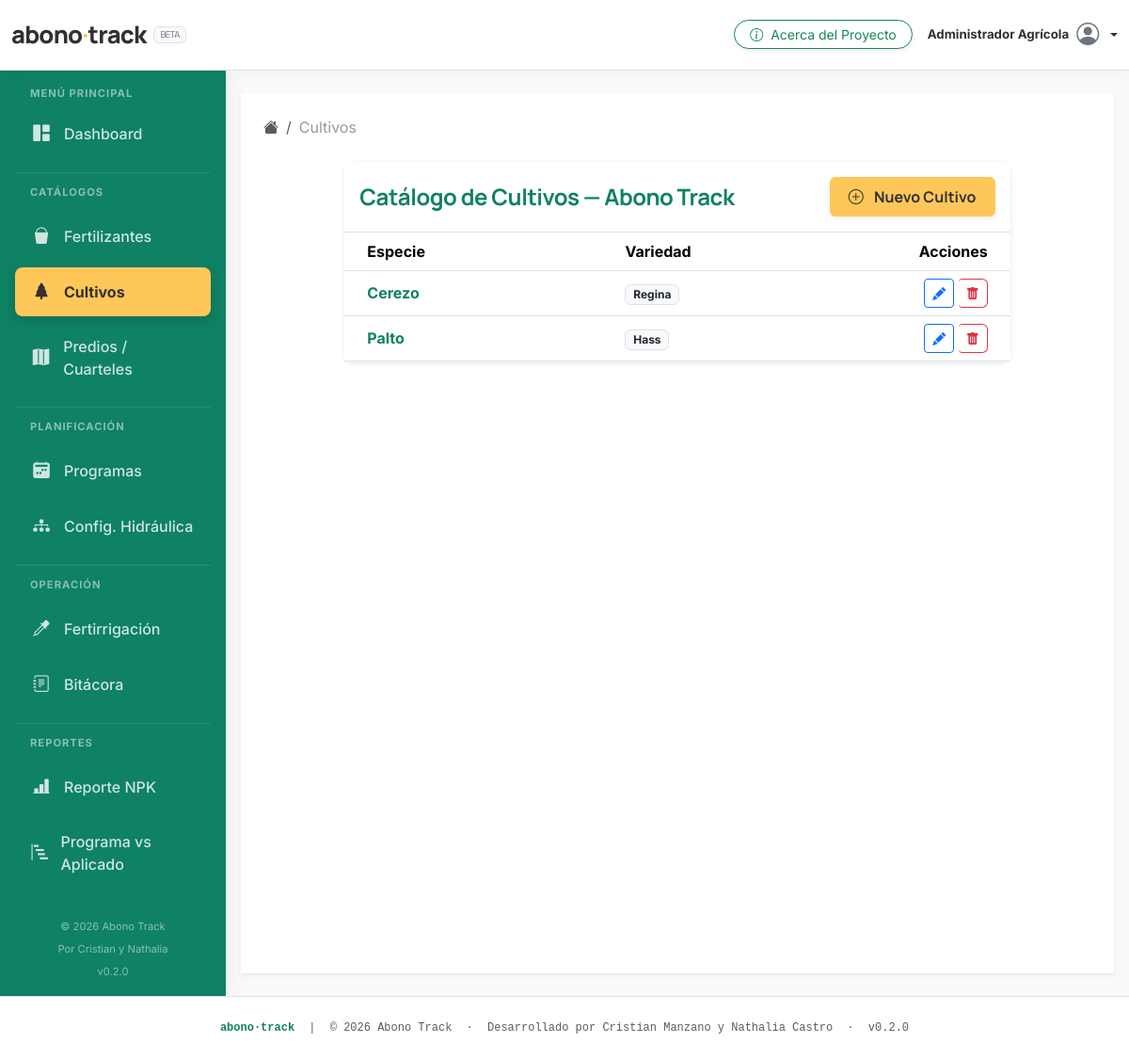
Screenshot of /public/cultivos (signed in) with the database file from the repository.
### tables this page shows
CREATE TABLE IF NOT EXISTS `cultivos` (
  `id` INT UNSIGNED NOT NULL AUTO_INCREMENT,
  `usuario_id` INT UNSIGNED NOT NULL,
  `nombre` VARCHAR(100) NOT NULL,
  `variedad` VARCHAR(100) NOT NULL DEFAULT '',
  `activo` TINYINT(1) NOT NULL DEFAULT 1,
  `created_at` TIMESTAMP NOT NULL DEFAULT CURRENT_TIMESTAMP,
  PRIMARY KEY (`id`),
  INDEX `idx_cultivos_usuario` (`usuario_id`),
  CONSTRAINT `fk_cultivos_usuario` FOREIGN KEY (`usuario_id`) REFERENCES `usuarios`(`id`) ON DELETE CASCADE
);

### app/controllers/CultivosController.php (called while the page is built, shortened)
<?php
class CultivosController extends Controller {
    private $cultivoModel;
    public function __construct() {
        $this->cultivoModel = $this->model('CultivoModel');
    }
    public function index() {
        $data = [
            'titulo'      => 'Catálogo de Cultivos — Abono Track',
            'cultivos'    => $this->cultivoModel->obtenerTodos(),
            'breadcrumbs' => [
                ['label' => 'Cultivos'],
            ],
        ];
        $this->view('cultivos/index', $data);
    }
}
?>

### app/core/App.php (called while the page is built, shortened)
<?php
class App {
    protected $currentMethod     = 'index';
    public function __construct() {
        $url = $this->getUrl();
        if (isset($url[0])) {
            $controllerName = ucwords($url[0]) . 'Controller';
            if (file_exists(APP_ROOT . '/controllers/' . $controllerName . '.php')) {
                unset($url[0]);
            }
        }
        $this->currentController = new $this->currentController();
        $this->params = $url ? array_values($url) : [];
        call_user_func_array([$this->currentController, $this->currentMethod], $this->params);
    }
    public function getUrl() {
        if (isset($_GET['url'])) {
            $url = rtrim($_GET['url'], '/');
            $url = filter_var($url, FILTER_SANITIZE_URL);
            $url = explode('/', $url);
            return $url;
        }
        return [];
    }
}
?>

### public/index.php (called while the page is built, shortened)
<?php
require_once '../app/core/SessionHelper.php';
spl_autoload_register(function ($className) {
    $file = '../app/core/' . $className . '.php';
});
$app = new App;
?>

### app/core/Database.php (called while the page is built, shortened)
<?php
class Database {
    private $host   = DB_HOST;
    private $user   = DB_USER;
    private $pass   = DB_PASS;
    private $dbname = DB_NAME;
    private $dbh;
    private $stmt;
    private static $instance = null;
    private function __construct() {
        $dsn = 'mysql:host=' . $this->host . ';dbname=' . $this->dbname;
        $options = [
            PDO::ATTR_PERSISTENT         => true,
            PDO::ATTR_ERRMODE            => PDO::ERRMODE_EXCEPTION,
            PDO::ATTR_DEFAULT_FETCH_MODE => PDO::FETCH_OBJ,
            PDO::MYSQL_ATTR_INIT_COMMAND => 'SET NAMES utf8mb4',
        ];
        try {
            $this->dbh = new PDO($dsn, $this->user, $this->pass, $options);
        } catch (PDOException $e) {
            $this->error = $e->getMessage();
            die('Error de conexión a la base de datos.');
        }
    }
    public static function getInstance() {
        if (self::$instance === null) {
            self::$instance = new Database();
        }
        return self::$instance;
    }
    public function query($sql) {
        $this->stmt = $this->dbh->prepare($sql);
    }
    public function bind($param, $value, $type = null) {
        if (is_null($type)) {
            switch (true) {
                case is_int($value):  $type = PDO::PARAM_INT;  break;
            }
        }
        $this->stmt->bindValue($param, $value, $type);
    }
    public function execute() {
        return $this->stmt->execute();
    }
    public function resultSet() {
        $this->execute();
        return $this->stmt->fetchAll();
    }
}
?>

### app/models/CultivoModel.php (called while the page is built, shortened)
<?php
class CultivoModel {
    private $db;
    private $usuario_id;
    public function __construct($db, $usuario_id) {
        $this->db         = $db;
        $this->usuario_id = $usuario_id;
    }
    public function obtenerTodos() {
        $sql = "SELECT * FROM cultivos
                WHERE usuario_id = :usuario_id
                ORDER BY nombre ASC, variedad ASC";
        $this->db->query($sql);
        $this->db->bind(':usuario_id', $this->usuario_id);
        return $this->db->resultSet();
    }
}
?>

### app/core/SessionHelper.php (called while the page is built, shortened)
<?php
class SessionHelper {
    public static function getUserId() {
        return $_SESSION['usuario_id'] ?? null;
    }
}
?>

### app/views/cultivos/index.php (the view, shortened to what this page needs)
<div class="container-fluid mt-4">
    <div class="row">
        <div class="col-md-10 mx-auto">
            <div class="card shadow-sm">
                <div class="card-header d-flex justify-content-between align-items-center bg-white py-3">
                    <h4 class="mb-0 text-primary-dark-green fw-bold"><?php echo $data['titulo']; ?></h4>
                    <a href="<?php echo URL_ROOT; ?>/cultivos/form" class="btn btn-accent-calendula shadow-sm">
                        <i class="bi bi-plus-circle me-2"></i> Nuevo Cultivo
                    </a>
                </div>
                <div class="card-body p-0">
                    <div class="table-responsive">
                        <table class="table table-hover align-middle mb-0">
                            <thead class="bg-light">
                                <tr>
                                    <th class="ps-4">Especie</th>
                                    <th>Variedad</th>
                                    <th class="text-end pe-4" style="width: 150px;">Acciones</th>
                                </tr>
                            </thead>
                            <tbody>
                                <?php if (empty($data['cultivos'])): ?>
                                    <tr>
                                        <td colspan="3" class="text-center py-5 text-muted">
                                            <i class="bi bi-tree fs-1 d-block mb-2 opacity-50"></i>
                                            No hay cultivos registrados.
                                        </td>
                                    </tr>
                                <?php else: ?>
                                    <?php foreach($data['cultivos'] as $c): ?>
                                    <tr>
                                        <td class="ps-4 fw-bold text-primary-dark-green"><?php echo htmlspecialchars($c->nombre); ?></td>
                                        <td>
                                            <?php if(!empty($c->variedad)): ?>
                                                <span class="badge bg-light text-dark border"><?php echo htmlspecialchars($c->variedad); ?></span>
                                            <?php else: ?>
                                                <span class="text-muted small">-</span>
                                            <?php endif; ?>
                                        </td>
                                        <td class="text-end pe-4">
                                            <a href="<?php echo URL_ROOT; ?>/cultivos/form/<?php echo $c->id; ?>" class="btn btn-outline-primary btn-sm" title="Editar">
                                                <i class="bi bi-pencil-fill"></i>
                                            </a>
                                            <form action="<?php echo URL_ROOT; ?>/cultivos/eliminar/<?php echo $c->id; ?>" method="POST" class="d-inline" onsubmit="return confirm('¿Desea desactivar este cultivo?');">
                                                <button type="submit" class="btn btn-outline-danger btn-sm border-start-0 rounded-end ms-0" title="Desactivar">
                                                    <i class="bi bi-trash-fill"></i>
                                                </button>
                                            </form>
                                        </td>
                                    </tr>
                                    <?php endforeach; ?>
                                <?php endif; ?>
                            </tbody>
                        </table>
                    </div>
                </div>
            </div>
        </div>
    </div>
</div>

### public/css/style.css (style rules this page uses)
:root { --ryzoma-charcoal: #313131; --ryzoma-beige: #F9F9F7; --ryzoma-yellow: #FFC759; --ryzoma-white: #FFFFFF; --ryzoma-grey-mid: #E0E0E0; --ryzoma-grey-light:#F5F5F5; --vertical-agro: #0f8164; --vertical-water: #7EC4CF; --vertical-alert: #F4511E; --vertical-pale: #e8f5e9; --color-bg-body: var(--ryzoma-beige); --color-text-main: var(--ryzoma-charcoal); --color-navbar-bg: var(--ryzoma-white); --color-sidebar-bg: var(--vertical-agro); --color-primary-cta: var(--ryzoma-yellow); }
body { font-family: 'Inter', sans-serif; background-color: var(--color-bg-body); color: var(--color-text-main); -webkit-font-smoothing: antialiased; }
h1, h2, h3, h4, h5, h6, .brand-font { font-family: 'Manrope', sans-serif; font-weight: 700; letter-spacing: -0.02em; color: var(--ryzoma-charcoal); }
a { text-decoration: none; transition: all 0.2s ease; }
.btn-accent-calendula { background-color: var(--color-primary-cta); border-color: var(--color-primary-cta); color: var(--ryzoma-charcoal); font-weight: 700; font-family: 'Manrope', sans-serif; padding: 0.5rem 1.2rem; }
.card { border: 1px solid rgba(0,0,0,0.04); box-shadow: 0 4px 24px rgba(0,0,0,0.04); border-radius: 0.75rem; background-color: var(--ryzoma-white); }
.card-header { background-color: transparent; border-bottom: 1px solid var(--ryzoma-grey-mid); font-family: 'Manrope', sans-serif; font-weight: 600; }
.text-primary-dark-green { color: var(--vertical-agro) !important; }

### rows the page displays
cultivos: nombre "Cerezo", variedad "Regina"
cultivos: nombre "Palto", variedad "Hass"

### other values shown
SessionHelper::getUserName() "Administrador Agrícola"
$c['label'] "Cultivos"
$data['titulo'] "Catálogo de Cultivos — Abono Track"
SITE_NAME "Abono Track"
